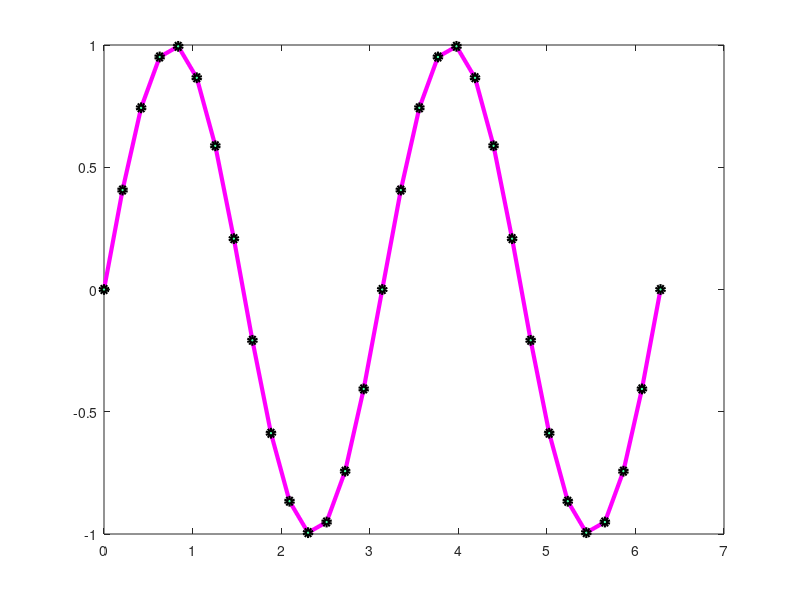

This figure's MATLAB source:
% Linewidth
% Markercolour
% Markerfacecolour
% Markersize
clc
clear all
close all

t=0:pi/15:2*pi;
plot(t,sin(2*t),'-mo',...
    'LineWidth',3,...
    'MarkerEdgeColor','k',...
    'MarkerFaceColor',[0.3 1 0.63],...
    'MarkerSize',5)
